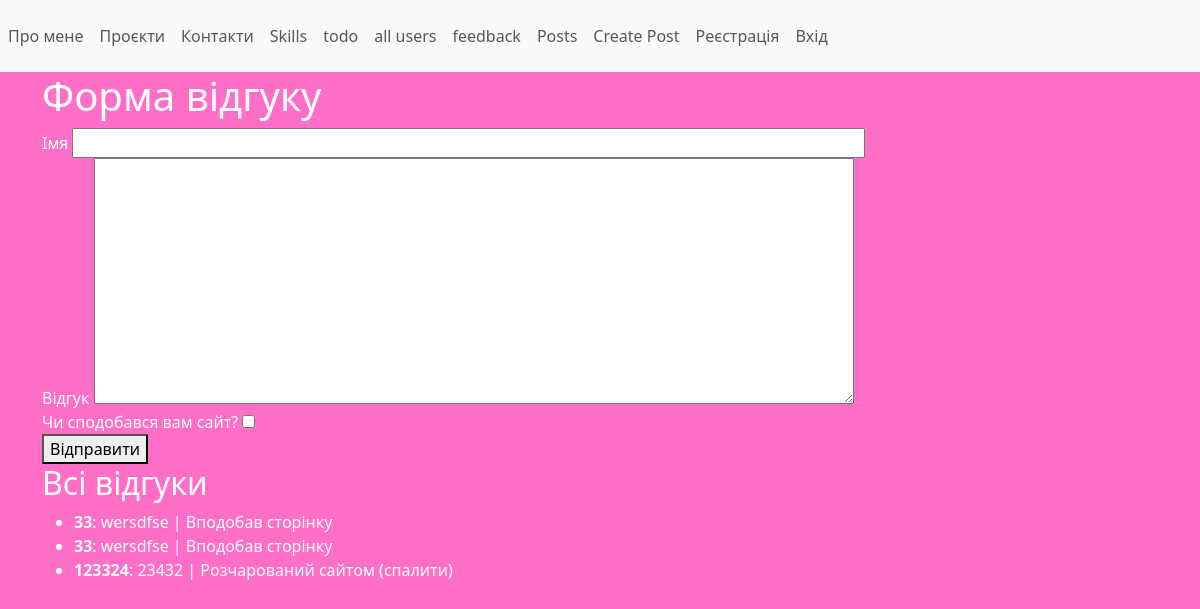
Screenshot of /feedback with the database file from the repository.
### app/models.py (models this page shows, shortened)
class Feedback(db.Model):
    id = db.Column(db.Integer, primary_key=True)
    name = db.Column(db.String(80), nullable=False)
    feedback_text = db.Column(db.Text, nullable=False)
    liked = db.Column(db.Boolean, nullable=True, default=False)
    created_at = db.Column(db.DateTime, default=datetime.utcnow)

### app/feedback/views.py (the view, shortened to what this page needs)
@feedback_bp.route('/feedback', methods=['GET', 'POST'])
def feedback():
    form = FeedbackForm()
    feedbacks = Feedback.query.all()
    return render_template('feedback.html', form=form, feedbacks=feedbacks, navigation=navigation)

### app/feedback/forms.py
class FeedbackForm(FlaskForm):
    name = StringField('Імя', validators=[DataRequired()])
    feedback_text = TextAreaField('Відгук', validators=[DataRequired()])
    liked = BooleanField('Чи сподобався вам сайт?')

### app/feedback/templates/feedback.html (shortened to what this page needs)
{% extends 'base.html' %}
{% block content %}
<h1>Форма відгуку</h1>
<form method="POST">
    <div>
        {{ form.name.label }}
        {{ form.name(size=80) }}
    </div>
    <div>
        {{ form.feedback_text.label }}
        {{ form.feedback_text(cols=80, rows=10) }}
    </div>
    <div>
        {{ form.liked.label }}
        {{ form.liked }}
    </div>
    <div>
        <button type="submit">Відправити</button>
    </div>
</form>
<h2>Всі відгуки</h2>
<ul>
    {% for feedback in feedbacks %}
    <li><strong>{{ feedback.name }}</strong>: {{ feedback.feedback_text }}
        | {% if feedback.liked %}
        Вподобав сторінку
        {% else %}
        Розчарований сайтом (спалити)
        {% endif %}
        {% endfor %}
</ul>
{% endblock %}

### app/static/css/styles.css (style rules this page uses)
body { background-color: #ff6ec7; color: #fff; }
h1, h2, h3, h4, h5, h6 { animation: pulse 2s infinite; }

### rows the page displays
Feedback: name "33", feedback_text "wersdfse", liked "Вподобав сторінку"
Feedback: name "33", feedback_text "wersdfse", liked "Вподобав сторінку"
Feedback: name "123324", feedback_text "23432", liked "Розчарований сайтом (спалити)"

### other values shown
{{ page }} "Про мене" "Проєкти" "Контакти" "Skills" "todo" "all users" "feedback" "Posts" "Create Post"
